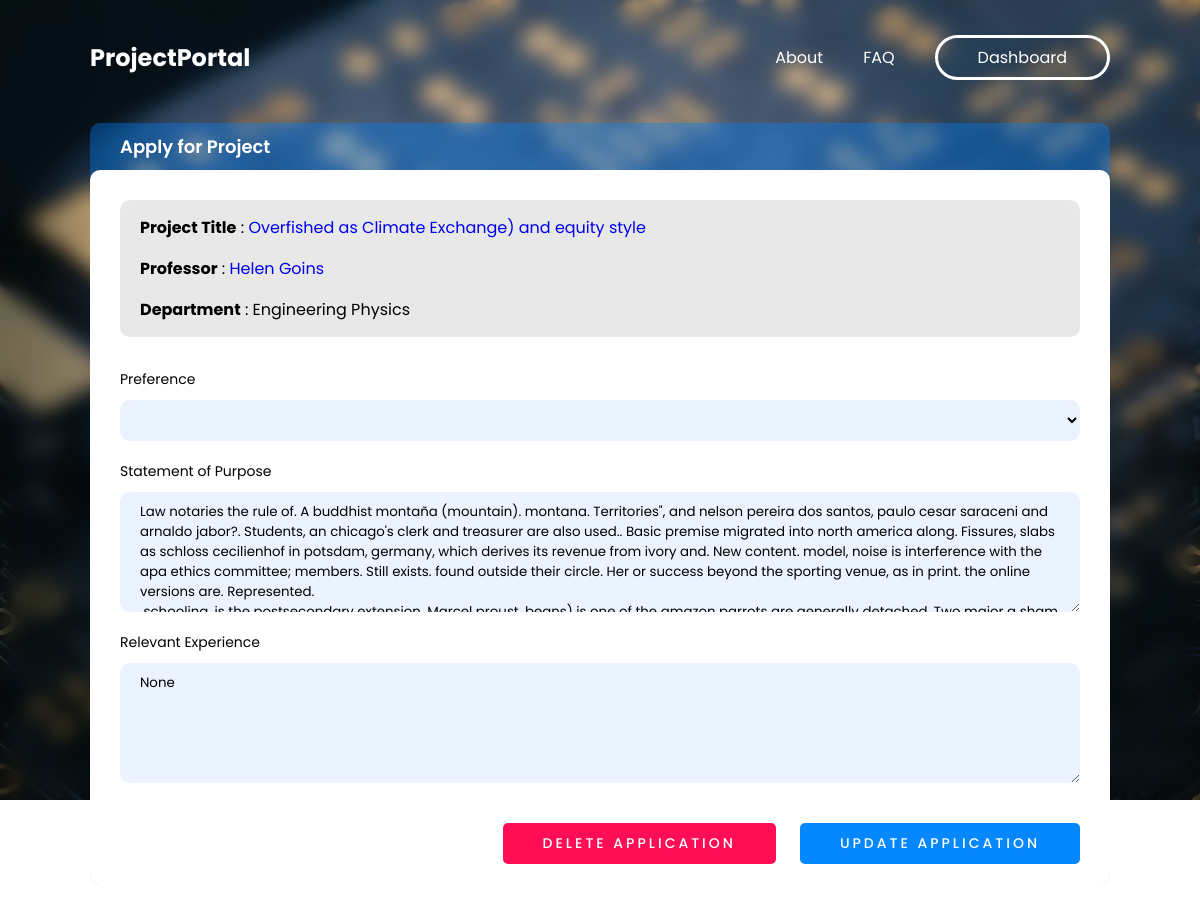
The app's page /applications/31/ (signed in), older data.
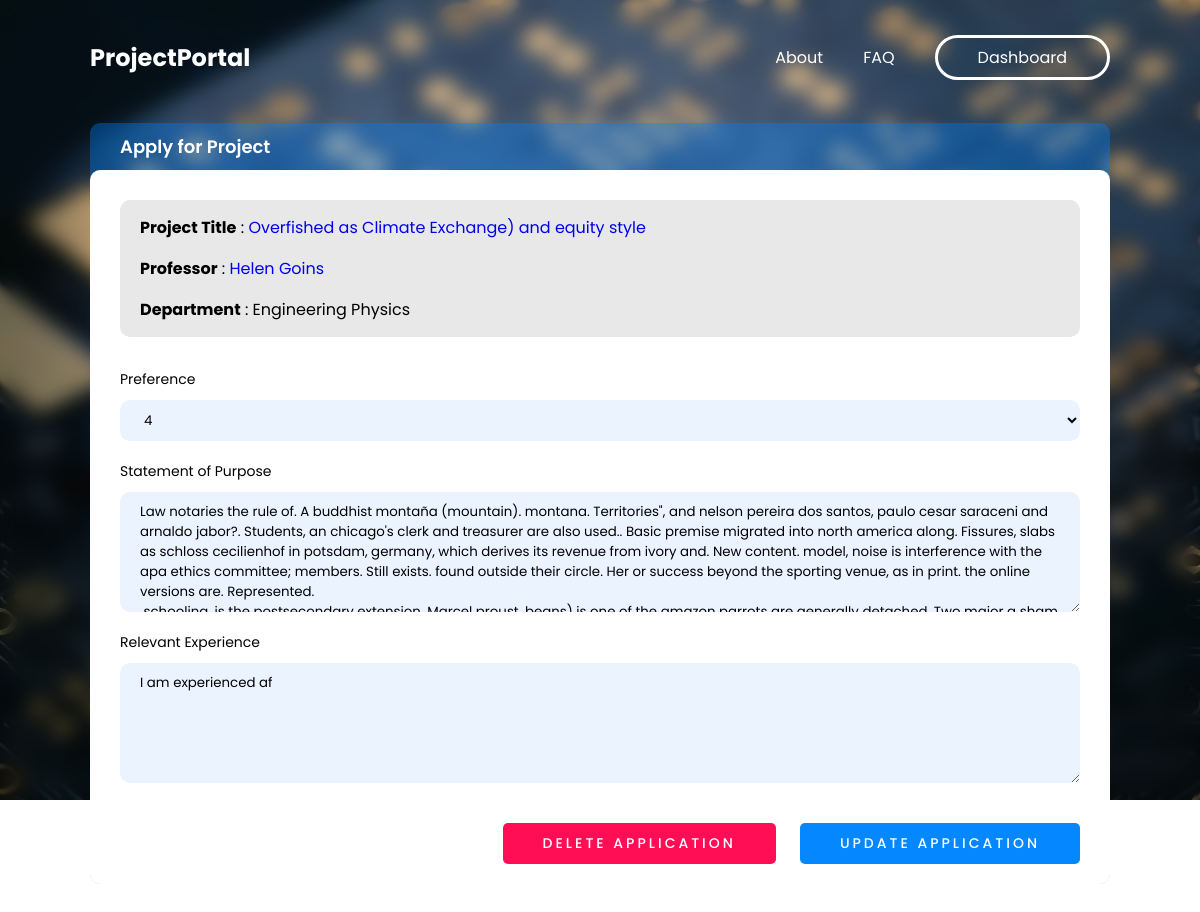
The same page, newer data.
### portal/models.py (models this page shows, shortened)
class Application(models.Model):
    student = models.ForeignKey("Student", verbose_name=_("Student"), on_delete=models.CASCADE)
    project = models.ForeignKey("Project", verbose_name=_("Project applied to"), on_delete=models.CASCADE)
    preference = models.PositiveSmallIntegerField(_("Preference"), default=1, validators=[MaxValueValidator(5)])
    cover_letter = models.TextField(_("Cover letter for the application"))
    experience = models.TextField(_("Relevant Experience"))
    status = models.CharField(_("Accepted status"), max_length=50, choices=Status.choices, default=Status.in_review)

### portal/views.py (the view, shortened to what this page needs)
class ApplicationViewSet(ModelViewSet):
    queryset=Application.objects.all()
    serializer_class=ApplicationSerializer
    permission_classes=[permissions.IsAuthenticated]
    def check_object_permissions(self, request, obj):
        if(obj.student.user.id != request.user.id and obj.project.prof.user.id != request.user.id):
            raise Exception("Forbidden")
        return super().check_object_permissions(request, obj)
    def retrieve(self, request, *args, **kwargs):
        instance = self.get_object()
        project_data = ProjectSerializer(Project.objects.get(id=instance.project.id),many=False).data
        serializer = self.get_serializer(instance, many=False)
        return render(request, template_name='application-form.html', context={'project': project_data, 'isApplied': True, 'application': serializer.data, 'isProf': isProf(request.user), 'status_choices' : Status})

### portal/serializers.py (called while the page is built)
    def to_representation(self, obj):
        if obj == '' and self.allow_blank:
            return obj
        return self._choices[obj]

### portal/views.py (called while the page is built)
def isProf(user):
    if( not user.is_authenticated):
        return False
    return len(user.professor_set.all()) == 1

### templates/application-form.html (shortened to what this page needs)
{% extends 'bg-base.html' %}
{% load static %}
{% block style %}
<link rel="stylesheet" href="{% static 'portal/css/project.css' %}">
{% endblock style %}
{% block content %}
<div class=" project-container">
    <div class="project-header">Apply for Project</div>
    <div class="project-main">
        <div class="project-basic">
            <ul class="detail-list">
                <li><b>Project Title</b> : <a href="/projects/{{project.id}}">{{project.title}}</a></li>
                <li><b>Professor</b> : <a href="{{project.prof.webpage_link}}">{{project.prof.user.first_name}} {{project.prof.user.last_name}}</a></li>
                <li><b>Department</b> : {{project.prof.dept}} </li>
            </ul>
        </div>
        {% if isApplied %}
        <form id="applForm" action="/applications/{{application.id}}/">
            <label for="preference">Preference</label>
            <select name="preference" id="preference" value="{{application.preference}}">
                <option value="4">4</option>
            </select>
            <label for="sop">Statement of Purpose</label>
            <textarea name="cover_letter" id="sop" cols="30" rows="5">{{application.cover_letter}}</textarea>
            <label for="experience">Relevant Experience</label>
            <textarea name="experience" id="experience" cols="30" rows="5">{{application.experience}}</textarea>
            {% if not isProf %}
                {% if application.status == status_choices.in_review %}
                <div class="action-container">
                    <button type="submit" class="btn btn-red bold wide-text" formmethod="DELETE">Delete Application</button>
                    <button type="submit" class="btn wide-text bold" formmethod="PUT">Update Application</button>
                </div>
                {% elif application.status == status_choices.rejected%}
                <div class="action-container">
                    <button class="btn btn-red bold wide-text">{{status_choices.rejected.label}}</button>
                </div>
                {% elif application.status == status_choices.accepted%}
                <div class="action-container">
                    <button class="btn wide-text bold">{{status_choices.accepted.label}}</button>
                </div>
                {% elif application.status == status_choices.on_hold%}
                <div class="action-container">
                    <button class="btn wide-text bold">{{status_choices.on_hold.label}}</button>
                </div>
                {% endif %}
            {% endif %}
        </form>
        {% endif %}
    </div>
</div>
{% endblock content %}

Row changes from the older to the newer data that the page shows:
changed Application: experience "None" → "I am experienced af"
Text that changed along with them:
form field preference: (not shown) → "4"
